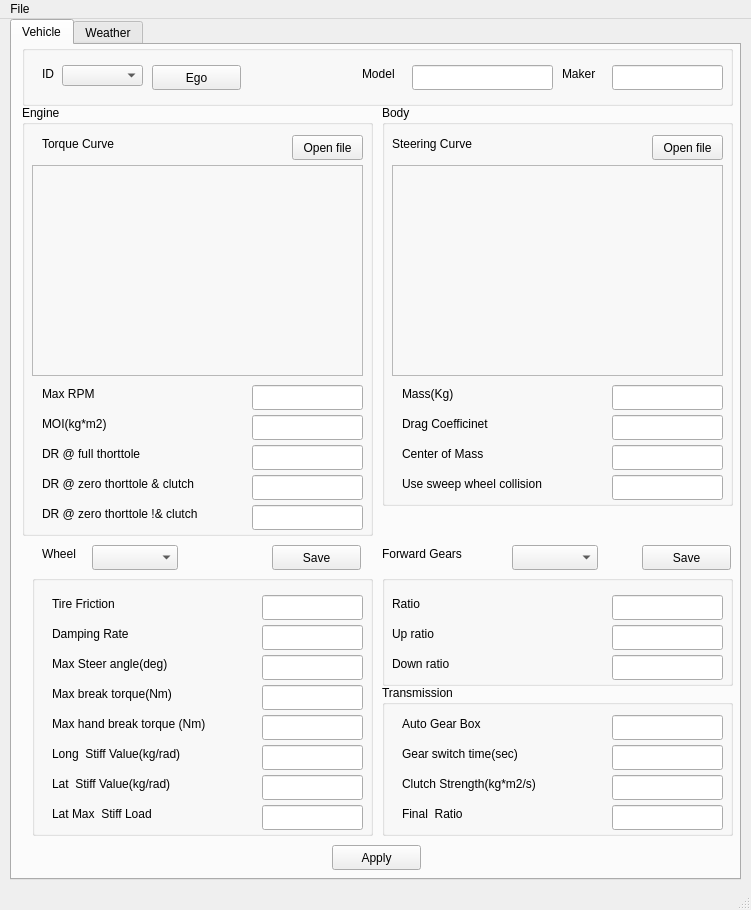
<?xml version="1.0" encoding="UTF-8"?>
<ui version="4.0">
 <class>MainWindow</class>
 <widget class="QMainWindow" name="MainWindow">
  <property name="geometry">
   <rect>
    <x>0</x>
    <y>0</y>
    <width>751</width>
    <height>910</height>
   </rect>
  </property>
  <property name="windowTitle">
   <string>Control DashBoard</string>
  </property>
  <widget class="QWidget" name="centralwidget">
   <widget class="QTabWidget" name="TABS">
    <property name="geometry">
     <rect>
      <x>10</x>
      <y>0</y>
      <width>731</width>
      <height>861</height>
     </rect>
    </property>
    <property name="currentIndex">
     <number>0</number>
    </property>
    <widget class="QWidget" name="tab_vehicle">
     <attribute name="title">
      <string>Vehicle</string>
     </attribute>
     <widget class="QGroupBox" name="groupBox">
      <property name="geometry">
       <rect>
        <x>10</x>
        <y>60</y>
        <width>351</width>
        <height>431</height>
       </rect>
      </property>
      <property name="title">
       <string>Engine</string>
      </property>
      <widget class="QLabel" name="label">
       <property name="geometry">
        <rect>
         <x>20</x>
         <y>30</y>
         <width>101</width>
         <height>17</height>
        </rect>
       </property>
       <property name="text">
        <string>Torque Curve</string>
       </property>
      </widget>
      <widget class="QPushButton" name="VEPB_torque">
       <property name="geometry">
        <rect>
         <x>270</x>
         <y>30</y>
         <width>71</width>
         <height>25</height>
        </rect>
       </property>
       <property name="text">
        <string>Open file</string>
       </property>
      </widget>
      <widget class="QLineEdit" name="VELE_mrpm">
       <property name="geometry">
        <rect>
         <x>230</x>
         <y>280</y>
         <width>111</width>
         <height>25</height>
        </rect>
       </property>
       <property name="text">
        <string/>
       </property>
      </widget>
      <widget class="QLabel" name="label_2">
       <property name="geometry">
        <rect>
         <x>20</x>
         <y>280</y>
         <width>101</width>
         <height>17</height>
        </rect>
       </property>
       <property name="text">
        <string>Max RPM</string>
       </property>
      </widget>
      <widget class="QLineEdit" name="VELE_moi">
       <property name="geometry">
        <rect>
         <x>230</x>
         <y>310</y>
         <width>111</width>
         <height>25</height>
        </rect>
       </property>
       <property name="text">
        <string/>
       </property>
      </widget>
      <widget class="QLabel" name="label_3">
       <property name="geometry">
        <rect>
         <x>20</x>
         <y>310</y>
         <width>101</width>
         <height>17</height>
        </rect>
       </property>
       <property name="text">
        <string>MOI(kg*m2)</string>
       </property>
      </widget>
      <widget class="QLineEdit" name="VELE_drft">
       <property name="geometry">
        <rect>
         <x>230</x>
         <y>340</y>
         <width>111</width>
         <height>25</height>
        </rect>
       </property>
       <property name="text">
        <string/>
       </property>
      </widget>
      <widget class="QLineEdit" name="VELE_drztc">
       <property name="geometry">
        <rect>
         <x>230</x>
         <y>370</y>
         <width>111</width>
         <height>25</height>
        </rect>
       </property>
       <property name="text">
        <string/>
       </property>
      </widget>
      <widget class="QLabel" name="label_7">
       <property name="geometry">
        <rect>
         <x>20</x>
         <y>340</y>
         <width>131</width>
         <height>17</height>
        </rect>
       </property>
       <property name="text">
        <string>DR @ full thorttole</string>
       </property>
      </widget>
      <widget class="QLabel" name="label_8">
       <property name="geometry">
        <rect>
         <x>20</x>
         <y>370</y>
         <width>201</width>
         <height>17</height>
        </rect>
       </property>
       <property name="text">
        <string>DR @ zero thorttole &amp; clutch</string>
       </property>
      </widget>
      <widget class="QLineEdit" name="VELE_drztnc">
       <property name="geometry">
        <rect>
         <x>230</x>
         <y>400</y>
         <width>111</width>
         <height>25</height>
        </rect>
       </property>
       <property name="text">
        <string/>
       </property>
      </widget>
      <widget class="QLabel" name="label_9">
       <property name="geometry">
        <rect>
         <x>20</x>
         <y>400</y>
         <width>201</width>
         <height>17</height>
        </rect>
       </property>
       <property name="text">
        <string>DR @ zero thorttole !&amp; clutch</string>
       </property>
      </widget>
      <widget class="QFrame" name="VFRM_Eng_torq">
       <property name="geometry">
        <rect>
         <x>10</x>
         <y>60</y>
         <width>331</width>
         <height>211</height>
        </rect>
       </property>
       <property name="frameShape">
        <enum>QFrame::StyledPanel</enum>
       </property>
       <property name="frameShadow">
        <enum>QFrame::Raised</enum>
       </property>
      </widget>
     </widget>
     <widget class="QGroupBox" name="groupBox_3">
      <property name="geometry">
       <rect>
        <x>370</x>
        <y>60</y>
        <width>351</width>
        <height>401</height>
       </rect>
      </property>
      <property name="title">
       <string>Body</string>
      </property>
      <widget class="QLineEdit" name="VBPB_ms">
       <property name="geometry">
        <rect>
         <x>230</x>
         <y>280</y>
         <width>111</width>
         <height>25</height>
        </rect>
       </property>
       <property name="text">
        <string/>
       </property>
      </widget>
      <widget class="QLabel" name="label_15">
       <property name="geometry">
        <rect>
         <x>20</x>
         <y>280</y>
         <width>201</width>
         <height>17</height>
        </rect>
       </property>
       <property name="text">
        <string>Mass(Kg)</string>
       </property>
      </widget>
      <widget class="QLabel" name="label_16">
       <property name="geometry">
        <rect>
         <x>20</x>
         <y>310</y>
         <width>201</width>
         <height>17</height>
        </rect>
       </property>
       <property name="text">
        <string>Drag Coefficinet</string>
       </property>
      </widget>
      <widget class="QLineEdit" name="VBPB_dc">
       <property name="geometry">
        <rect>
         <x>230</x>
         <y>310</y>
         <width>111</width>
         <height>25</height>
        </rect>
       </property>
       <property name="text">
        <string/>
       </property>
      </widget>
      <widget class="QLineEdit" name="VBPB_com">
       <property name="geometry">
        <rect>
         <x>230</x>
         <y>340</y>
         <width>111</width>
         <height>25</height>
        </rect>
       </property>
       <property name="text">
        <string/>
       </property>
      </widget>
      <widget class="QLabel" name="label_17">
       <property name="geometry">
        <rect>
         <x>20</x>
         <y>340</y>
         <width>201</width>
         <height>17</height>
        </rect>
       </property>
       <property name="text">
        <string>Center of Mass</string>
       </property>
      </widget>
      <widget class="QLabel" name="label_18">
       <property name="geometry">
        <rect>
         <x>20</x>
         <y>370</y>
         <width>201</width>
         <height>17</height>
        </rect>
       </property>
       <property name="text">
        <string>Use sweep wheel collision</string>
       </property>
      </widget>
      <widget class="QLineEdit" name="VBPB_swc">
       <property name="geometry">
        <rect>
         <x>230</x>
         <y>370</y>
         <width>111</width>
         <height>25</height>
        </rect>
       </property>
       <property name="text">
        <string/>
       </property>
      </widget>
      <widget class="QFrame" name="VFRM_body_steer">
       <property name="geometry">
        <rect>
         <x>10</x>
         <y>60</y>
         <width>331</width>
         <height>211</height>
        </rect>
       </property>
       <property name="frameShape">
        <enum>QFrame::StyledPanel</enum>
       </property>
       <property name="frameShadow">
        <enum>QFrame::Raised</enum>
       </property>
      </widget>
      <widget class="QLabel" name="label_19">
       <property name="geometry">
        <rect>
         <x>10</x>
         <y>30</y>
         <width>101</width>
         <height>17</height>
        </rect>
       </property>
       <property name="text">
        <string>Steering Curve</string>
       </property>
      </widget>
      <widget class="QPushButton" name="VBPB_sc">
       <property name="geometry">
        <rect>
         <x>270</x>
         <y>30</y>
         <width>71</width>
         <height>25</height>
        </rect>
       </property>
       <property name="text">
        <string>Open file</string>
       </property>
      </widget>
     </widget>
     <widget class="QGroupBox" name="groupBox_4">
      <property name="geometry">
       <rect>
        <x>20</x>
        <y>530</y>
        <width>341</width>
        <height>261</height>
       </rect>
      </property>
      <property name="title">
       <string/>
      </property>
      <widget class="QLineEdit" name="VWLE_dr">
       <property name="geometry">
        <rect>
         <x>230</x>
         <y>50</y>
         <width>101</width>
         <height>25</height>
        </rect>
       </property>
       <property name="text">
        <string/>
       </property>
      </widget>
      <widget class="QLabel" name="label_20">
       <property name="geometry">
        <rect>
         <x>20</x>
         <y>50</y>
         <width>201</width>
         <height>17</height>
        </rect>
       </property>
       <property name="text">
        <string>Damping Rate</string>
       </property>
      </widget>
      <widget class="QLabel" name="label_21">
       <property name="geometry">
        <rect>
         <x>20</x>
         <y>80</y>
         <width>201</width>
         <height>17</height>
        </rect>
       </property>
       <property name="text">
        <string>Max Steer angle(deg)</string>
       </property>
      </widget>
      <widget class="QLineEdit" name="VWLE_msa">
       <property name="geometry">
        <rect>
         <x>230</x>
         <y>80</y>
         <width>101</width>
         <height>25</height>
        </rect>
       </property>
       <property name="text">
        <string/>
       </property>
      </widget>
      <widget class="QLineEdit" name="VWLE_mbt">
       <property name="geometry">
        <rect>
         <x>230</x>
         <y>110</y>
         <width>101</width>
         <height>25</height>
        </rect>
       </property>
       <property name="text">
        <string/>
       </property>
      </widget>
      <widget class="QLabel" name="label_22">
       <property name="geometry">
        <rect>
         <x>20</x>
         <y>110</y>
         <width>201</width>
         <height>17</height>
        </rect>
       </property>
       <property name="text">
        <string>Max break torque(Nm)</string>
       </property>
      </widget>
      <widget class="QLabel" name="label_23">
       <property name="geometry">
        <rect>
         <x>20</x>
         <y>140</y>
         <width>201</width>
         <height>17</height>
        </rect>
       </property>
       <property name="text">
        <string>Max hand break torque (Nm)</string>
       </property>
      </widget>
      <widget class="QLineEdit" name="VWLE_mhbt">
       <property name="geometry">
        <rect>
         <x>230</x>
         <y>140</y>
         <width>101</width>
         <height>25</height>
        </rect>
       </property>
       <property name="text">
        <string/>
       </property>
      </widget>
      <widget class="QLabel" name="label_24">
       <property name="geometry">
        <rect>
         <x>20</x>
         <y>20</y>
         <width>101</width>
         <height>17</height>
        </rect>
       </property>
       <property name="text">
        <string>Tire Friction</string>
       </property>
      </widget>
      <widget class="QLineEdit" name="VWLE_tf">
       <property name="geometry">
        <rect>
         <x>230</x>
         <y>20</y>
         <width>101</width>
         <height>25</height>
        </rect>
       </property>
       <property name="text">
        <string/>
       </property>
      </widget>
      <widget class="QLabel" name="label_25">
       <property name="geometry">
        <rect>
         <x>20</x>
         <y>170</y>
         <width>211</width>
         <height>17</height>
        </rect>
       </property>
       <property name="text">
        <string>Long  Stiff Value(kg/rad)</string>
       </property>
      </widget>
      <widget class="QLineEdit" name="VWLE_lgsv">
       <property name="geometry">
        <rect>
         <x>230</x>
         <y>170</y>
         <width>101</width>
         <height>25</height>
        </rect>
       </property>
       <property name="text">
        <string/>
       </property>
      </widget>
      <widget class="QLabel" name="label_26">
       <property name="geometry">
        <rect>
         <x>20</x>
         <y>200</y>
         <width>201</width>
         <height>17</height>
        </rect>
       </property>
       <property name="text">
        <string>Lat  Stiff Value(kg/rad)</string>
       </property>
      </widget>
      <widget class="QLineEdit" name="VWLE_ltsv">
       <property name="geometry">
        <rect>
         <x>230</x>
         <y>200</y>
         <width>101</width>
         <height>25</height>
        </rect>
       </property>
       <property name="text">
        <string/>
       </property>
      </widget>
      <widget class="QLabel" name="label_27">
       <property name="geometry">
        <rect>
         <x>20</x>
         <y>230</y>
         <width>201</width>
         <height>17</height>
        </rect>
       </property>
       <property name="text">
        <string>Lat Max  Stiff Load</string>
       </property>
      </widget>
      <widget class="QLineEdit" name="VWLE_ltmsl">
       <property name="geometry">
        <rect>
         <x>230</x>
         <y>230</y>
         <width>101</width>
         <height>25</height>
        </rect>
       </property>
       <property name="text">
        <string/>
       </property>
      </widget>
     </widget>
     <widget class="QGroupBox" name="groupBox_5">
      <property name="geometry">
       <rect>
        <x>10</x>
        <y>0</y>
        <width>711</width>
        <height>61</height>
       </rect>
      </property>
      <property name="title">
       <string/>
      </property>
      <widget class="QLabel" name="label_13">
       <property name="geometry">
        <rect>
         <x>340</x>
         <y>20</y>
         <width>51</width>
         <height>17</height>
        </rect>
       </property>
       <property name="text">
        <string>Model</string>
       </property>
      </widget>
      <widget class="QLineEdit" name="VLE_model">
       <property name="geometry">
        <rect>
         <x>390</x>
         <y>20</y>
         <width>141</width>
         <height>25</height>
        </rect>
       </property>
       <property name="text">
        <string/>
       </property>
      </widget>
      <widget class="QLineEdit" name="VLE_maker">
       <property name="geometry">
        <rect>
         <x>590</x>
         <y>20</y>
         <width>111</width>
         <height>25</height>
        </rect>
       </property>
      </widget>
      <widget class="QLabel" name="label_28">
       <property name="geometry">
        <rect>
         <x>540</x>
         <y>20</y>
         <width>41</width>
         <height>17</height>
        </rect>
       </property>
       <property name="text">
        <string>Maker</string>
       </property>
      </widget>
      <widget class="QComboBox" name="VCB_id">
       <property name="geometry">
        <rect>
         <x>40</x>
         <y>20</y>
         <width>81</width>
         <height>21</height>
        </rect>
       </property>
      </widget>
      <widget class="QLabel" name="label_29">
       <property name="geometry">
        <rect>
         <x>20</x>
         <y>20</y>
         <width>21</width>
         <height>17</height>
        </rect>
       </property>
       <property name="text">
        <string>ID</string>
       </property>
      </widget>
      <widget class="QPushButton" name="VPB_Ego">
       <property name="geometry">
        <rect>
         <x>130</x>
         <y>20</y>
         <width>89</width>
         <height>25</height>
        </rect>
       </property>
       <property name="text">
        <string>Ego</string>
       </property>
      </widget>
     </widget>
     <widget class="QPushButton" name="VPB_apply">
      <property name="geometry">
       <rect>
        <x>320</x>
        <y>800</y>
        <width>89</width>
        <height>25</height>
       </rect>
      </property>
      <property name="text">
       <string>Apply</string>
      </property>
     </widget>
     <widget class="QComboBox" name="VCB_wheels">
      <property name="geometry">
       <rect>
        <x>80</x>
        <y>500</y>
        <width>86</width>
        <height>25</height>
       </rect>
      </property>
     </widget>
     <widget class="QLabel" name="label_30">
      <property name="geometry">
       <rect>
        <x>30</x>
        <y>500</y>
        <width>51</width>
        <height>17</height>
       </rect>
      </property>
      <property name="text">
       <string>Wheel</string>
      </property>
     </widget>
     <widget class="QPushButton" name="VPB_save_wheel">
      <property name="geometry">
       <rect>
        <x>260</x>
        <y>500</y>
        <width>89</width>
        <height>25</height>
       </rect>
      </property>
      <property name="text">
       <string>Save</string>
      </property>
     </widget>
     <widget class="QGroupBox" name="groupBox_2">
      <property name="geometry">
       <rect>
        <x>370</x>
        <y>640</y>
        <width>351</width>
        <height>151</height>
       </rect>
      </property>
      <property name="title">
       <string>Transmission</string>
      </property>
      <widget class="QLineEdit" name="VTLE_agb">
       <property name="geometry">
        <rect>
         <x>230</x>
         <y>30</y>
         <width>111</width>
         <height>25</height>
        </rect>
       </property>
       <property name="text">
        <string/>
       </property>
      </widget>
      <widget class="QLabel" name="label_10">
       <property name="geometry">
        <rect>
         <x>20</x>
         <y>30</y>
         <width>201</width>
         <height>17</height>
        </rect>
       </property>
       <property name="text">
        <string>Auto Gear Box</string>
       </property>
      </widget>
      <widget class="QLabel" name="label_11">
       <property name="geometry">
        <rect>
         <x>20</x>
         <y>60</y>
         <width>201</width>
         <height>17</height>
        </rect>
       </property>
       <property name="text">
        <string>Gear switch time(sec)</string>
       </property>
      </widget>
      <widget class="QLineEdit" name="VTLE_gst">
       <property name="geometry">
        <rect>
         <x>230</x>
         <y>60</y>
         <width>111</width>
         <height>25</height>
        </rect>
       </property>
       <property name="text">
        <string/>
       </property>
      </widget>
      <widget class="QLineEdit" name="VTLE_cs">
       <property name="geometry">
        <rect>
         <x>230</x>
         <y>90</y>
         <width>111</width>
         <height>25</height>
        </rect>
       </property>
       <property name="text">
        <string/>
       </property>
      </widget>
      <widget class="QLabel" name="label_12">
       <property name="geometry">
        <rect>
         <x>20</x>
         <y>90</y>
         <width>201</width>
         <height>17</height>
        </rect>
       </property>
       <property name="text">
        <string>Clutch Strength(kg*m2/s)</string>
       </property>
      </widget>
      <widget class="QLabel" name="label_5">
       <property name="geometry">
        <rect>
         <x>20</x>
         <y>120</y>
         <width>201</width>
         <height>17</height>
        </rect>
       </property>
       <property name="text">
        <string>Final  Ratio</string>
       </property>
      </widget>
      <widget class="QLineEdit" name="VTLE_fgr">
       <property name="geometry">
        <rect>
         <x>230</x>
         <y>120</y>
         <width>111</width>
         <height>25</height>
        </rect>
       </property>
       <property name="text">
        <string/>
       </property>
      </widget>
     </widget>
     <widget class="QLabel" name="label_14">
      <property name="geometry">
       <rect>
        <x>370</x>
        <y>500</y>
        <width>111</width>
        <height>17</height>
       </rect>
      </property>
      <property name="text">
       <string>Forward Gears</string>
      </property>
     </widget>
     <widget class="QComboBox" name="VCB_gears">
      <property name="geometry">
       <rect>
        <x>500</x>
        <y>500</y>
        <width>86</width>
        <height>25</height>
       </rect>
      </property>
      <property name="frame">
       <bool>true</bool>
      </property>
     </widget>
     <widget class="QPushButton" name="VPB_save_gear">
      <property name="geometry">
       <rect>
        <x>630</x>
        <y>500</y>
        <width>89</width>
        <height>25</height>
       </rect>
      </property>
      <property name="text">
       <string>Save</string>
      </property>
     </widget>
     <widget class="QGroupBox" name="groupBox_6">
      <property name="geometry">
       <rect>
        <x>370</x>
        <y>530</y>
        <width>351</width>
        <height>111</height>
       </rect>
      </property>
      <property name="title">
       <string/>
      </property>
      <widget class="QLabel" name="label_45">
       <property name="geometry">
        <rect>
         <x>10</x>
         <y>80</y>
         <width>201</width>
         <height>17</height>
        </rect>
       </property>
       <property name="text">
        <string>Down ratio</string>
       </property>
      </widget>
      <widget class="QLineEdit" name="VTLE_fg_up_ratio">
       <property name="geometry">
        <rect>
         <x>230</x>
         <y>50</y>
         <width>111</width>
         <height>25</height>
        </rect>
       </property>
       <property name="text">
        <string/>
       </property>
      </widget>
      <widget class="QLabel" name="label_44">
       <property name="geometry">
        <rect>
         <x>10</x>
         <y>50</y>
         <width>201</width>
         <height>17</height>
        </rect>
       </property>
       <property name="text">
        <string>Up ratio</string>
       </property>
      </widget>
      <widget class="QLineEdit" name="VTLE_fg_down_ratio">
       <property name="geometry">
        <rect>
         <x>230</x>
         <y>80</y>
         <width>111</width>
         <height>25</height>
        </rect>
       </property>
       <property name="text">
        <string/>
       </property>
      </widget>
      <widget class="QLineEdit" name="VTLE_fg_ratio">
       <property name="geometry">
        <rect>
         <x>230</x>
         <y>20</y>
         <width>111</width>
         <height>25</height>
        </rect>
       </property>
       <property name="text">
        <string/>
       </property>
      </widget>
      <widget class="QLabel" name="label_43">
       <property name="geometry">
        <rect>
         <x>10</x>
         <y>20</y>
         <width>201</width>
         <height>17</height>
        </rect>
       </property>
       <property name="text">
        <string>Ratio</string>
       </property>
      </widget>
     </widget>
    </widget>
    <widget class="QWidget" name="tab_weather">
     <attribute name="title">
      <string>Weather</string>
     </attribute>
     <widget class="QSlider" name="WHS_cloudiness">
      <property name="geometry">
       <rect>
        <x>210</x>
        <y>40</y>
        <width>251</width>
        <height>16</height>
       </rect>
      </property>
      <property name="orientation">
       <enum>Qt::Horizontal</enum>
      </property>
     </widget>
     <widget class="QLabel" name="label_4">
      <property name="geometry">
       <rect>
        <x>20</x>
        <y>40</y>
        <width>91</width>
        <height>17</height>
       </rect>
      </property>
      <property name="text">
       <string>cloudiness</string>
      </property>
     </widget>
     <widget class="QLabel" name="label_6">
      <property name="geometry">
       <rect>
        <x>20</x>
        <y>70</y>
        <width>91</width>
        <height>17</height>
       </rect>
      </property>
      <property name="text">
       <string>precipitation</string>
      </property>
     </widget>
     <widget class="QSlider" name="WHS_precipitation">
      <property name="geometry">
       <rect>
        <x>210</x>
        <y>70</y>
        <width>251</width>
        <height>16</height>
       </rect>
      </property>
      <property name="orientation">
       <enum>Qt::Horizontal</enum>
      </property>
     </widget>
     <widget class="QLabel" name="label_31">
      <property name="geometry">
       <rect>
        <x>20</x>
        <y>100</y>
        <width>161</width>
        <height>17</height>
       </rect>
      </property>
      <property name="text">
       <string>precipitation_deposits</string>
      </property>
     </widget>
     <widget class="QSlider" name="WHS_precipitation_deposits">
      <property name="geometry">
       <rect>
        <x>210</x>
        <y>100</y>
        <width>251</width>
        <height>16</height>
       </rect>
      </property>
      <property name="orientation">
       <enum>Qt::Horizontal</enum>
      </property>
     </widget>
     <widget class="QLabel" name="label_32">
      <property name="geometry">
       <rect>
        <x>20</x>
        <y>130</y>
        <width>161</width>
        <height>17</height>
       </rect>
      </property>
      <property name="text">
       <string>wind_intensity</string>
      </property>
     </widget>
     <widget class="QSlider" name="WHS_wind_intensity">
      <property name="geometry">
       <rect>
        <x>210</x>
        <y>130</y>
        <width>251</width>
        <height>16</height>
       </rect>
      </property>
      <property name="orientation">
       <enum>Qt::Horizontal</enum>
      </property>
     </widget>
     <widget class="QLabel" name="label_33">
      <property name="geometry">
       <rect>
        <x>20</x>
        <y>160</y>
        <width>161</width>
        <height>17</height>
       </rect>
      </property>
      <property name="text">
       <string>sun_azimuth_angle</string>
      </property>
     </widget>
     <widget class="QSlider" name="WHS_sun_azimuth_angle">
      <property name="geometry">
       <rect>
        <x>210</x>
        <y>160</y>
        <width>251</width>
        <height>16</height>
       </rect>
      </property>
      <property name="orientation">
       <enum>Qt::Horizontal</enum>
      </property>
     </widget>
     <widget class="QLabel" name="label_34">
      <property name="geometry">
       <rect>
        <x>20</x>
        <y>190</y>
        <width>161</width>
        <height>17</height>
       </rect>
      </property>
      <property name="text">
       <string>sun_altitude_angle</string>
      </property>
     </widget>
     <widget class="QSlider" name="WHS_sun_altitude_angle">
      <property name="geometry">
       <rect>
        <x>210</x>
        <y>190</y>
        <width>251</width>
        <height>16</height>
       </rect>
      </property>
      <property name="orientation">
       <enum>Qt::Horizontal</enum>
      </property>
     </widget>
     <widget class="QLabel" name="label_35">
      <property name="geometry">
       <rect>
        <x>20</x>
        <y>220</y>
        <width>161</width>
        <height>17</height>
       </rect>
      </property>
      <property name="text">
       <string>fog_density</string>
      </property>
     </widget>
     <widget class="QSlider" name="WHS_fog_density">
      <property name="geometry">
       <rect>
        <x>210</x>
        <y>220</y>
        <width>251</width>
        <height>16</height>
       </rect>
      </property>
      <property name="orientation">
       <enum>Qt::Horizontal</enum>
      </property>
     </widget>
     <widget class="QLabel" name="label_36">
      <property name="geometry">
       <rect>
        <x>20</x>
        <y>250</y>
        <width>161</width>
        <height>17</height>
       </rect>
      </property>
      <property name="text">
       <string>fog_distance</string>
      </property>
     </widget>
     <widget class="QSlider" name="WHS_fog_distance">
      <property name="geometry">
       <rect>
        <x>210</x>
        <y>250</y>
        <width>251</width>
        <height>16</height>
       </rect>
      </property>
      <property name="orientation">
       <enum>Qt::Horizontal</enum>
      </property>
     </widget>
     <widget class="QLabel" name="label_37">
      <property name="geometry">
       <rect>
        <x>20</x>
        <y>280</y>
        <width>161</width>
        <height>17</height>
       </rect>
      </property>
      <property name="text">
       <string>wetness</string>
      </property>
     </widget>
     <widget class="QSlider" name="WHS_wetness">
      <property name="geometry">
       <rect>
        <x>210</x>
        <y>280</y>
        <width>251</width>
        <height>16</height>
       </rect>
      </property>
      <property name="orientation">
       <enum>Qt::Horizontal</enum>
      </property>
     </widget>
     <widget class="QLabel" name="label_38">
      <property name="geometry">
       <rect>
        <x>20</x>
        <y>310</y>
        <width>161</width>
        <height>17</height>
       </rect>
      </property>
      <property name="text">
       <string>fog_falloff</string>
      </property>
     </widget>
     <widget class="QSlider" name="WHS_fog_falloff">
      <property name="geometry">
       <rect>
        <x>210</x>
        <y>310</y>
        <width>251</width>
        <height>16</height>
       </rect>
      </property>
      <property name="orientation">
       <enum>Qt::Horizontal</enum>
      </property>
     </widget>
     <widget class="QLabel" name="label_39">
      <property name="geometry">
       <rect>
        <x>20</x>
        <y>340</y>
        <width>161</width>
        <height>17</height>
       </rect>
      </property>
      <property name="text">
       <string>scattering_intensity</string>
      </property>
     </widget>
     <widget class="QSlider" name="WHS_scattering_intensity">
      <property name="geometry">
       <rect>
        <x>210</x>
        <y>340</y>
        <width>251</width>
        <height>16</height>
       </rect>
      </property>
      <property name="orientation">
       <enum>Qt::Horizontal</enum>
      </property>
     </widget>
     <widget class="QLabel" name="label_40">
      <property name="geometry">
       <rect>
        <x>20</x>
        <y>370</y>
        <width>161</width>
        <height>17</height>
       </rect>
      </property>
      <property name="text">
       <string>mie_scattering_scale</string>
      </property>
     </widget>
     <widget class="QSlider" name="WHS_mie_scattering_scale">
      <property name="geometry">
       <rect>
        <x>210</x>
        <y>370</y>
        <width>251</width>
        <height>16</height>
       </rect>
      </property>
      <property name="orientation">
       <enum>Qt::Horizontal</enum>
      </property>
     </widget>
     <widget class="QLabel" name="label_41">
      <property name="geometry">
       <rect>
        <x>20</x>
        <y>400</y>
        <width>181</width>
        <height>17</height>
       </rect>
      </property>
      <property name="text">
       <string>rayleigh_scattering_scale</string>
      </property>
     </widget>
     <widget class="QSlider" name="WHS_rayleigh_scattering_scale">
      <property name="geometry">
       <rect>
        <x>210</x>
        <y>400</y>
        <width>251</width>
        <height>16</height>
       </rect>
      </property>
      <property name="orientation">
       <enum>Qt::Horizontal</enum>
      </property>
     </widget>
     <widget class="QLabel" name="label_42">
      <property name="geometry">
       <rect>
        <x>20</x>
        <y>430</y>
        <width>161</width>
        <height>17</height>
       </rect>
      </property>
      <property name="text">
       <string>dust_storm</string>
      </property>
     </widget>
     <widget class="QSlider" name="WHS_dust_storm">
      <property name="geometry">
       <rect>
        <x>210</x>
        <y>430</y>
        <width>251</width>
        <height>16</height>
       </rect>
      </property>
      <property name="orientation">
       <enum>Qt::Horizontal</enum>
      </property>
     </widget>
     <widget class="QPushButton" name="WPB_apply">
      <property name="geometry">
       <rect>
        <x>300</x>
        <y>510</y>
        <width>89</width>
        <height>25</height>
       </rect>
      </property>
      <property name="text">
       <string>Apply</string>
      </property>
     </widget>
     <widget class="QLCDNumber" name="WLCD_cloudiness">
      <property name="geometry">
       <rect>
        <x>480</x>
        <y>40</y>
        <width>64</width>
        <height>23</height>
       </rect>
      </property>
     </widget>
     <widget class="QPushButton" name="WPB_set_default">
      <property name="geometry">
       <rect>
        <x>200</x>
        <y>510</y>
        <width>89</width>
        <height>25</height>
       </rect>
      </property>
      <property name="text">
       <string>Set Default</string>
      </property>
     </widget>
     <widget class="QLCDNumber" name="WLCD_precipitation">
      <property name="geometry">
       <rect>
        <x>480</x>
        <y>70</y>
        <width>64</width>
        <height>23</height>
       </rect>
      </property>
     </widget>
     <widget class="QLCDNumber" name="WLCD_precipitation_deposits">
      <property name="geometry">
       <rect>
        <x>480</x>
        <y>100</y>
        <width>64</width>
        <height>23</height>
       </rect>
      </property>
     </widget>
     <widget class="QLCDNumber" name="WLCD_wind_intensity">
      <property name="geometry">
       <rect>
        <x>480</x>
        <y>130</y>
        <width>64</width>
        <height>23</height>
       </rect>
      </property>
     </widget>
     <widget class="QLCDNumber" name="WLCD_sun_azimuth_angle">
      <property name="geometry">
       <rect>
        <x>480</x>
        <y>160</y>
        <width>64</width>
        <height>23</height>
       </rect>
      </property>
     </widget>
     <widget class="QLCDNumber" name="WLCD_sun_altitude_angle">
      <property name="geometry">
       <rect>
        <x>480</x>
        <y>190</y>
        <width>64</width>
        <height>23</height>
       </rect>
      </property>
     </widget>
     <widget class="QLCDNumber" name="WLCD_fog_density">
      <property name="geometry">
       <rect>
        <x>480</x>
        <y>220</y>
        <width>64</width>
        <height>23</height>
       </rect>
      </property>
     </widget>
     <widget class="QLCDNumber" name="WLCD_fog_distance">
      <property name="geometry">
       <rect>
        <x>480</x>
        <y>250</y>
        <width>64</width>
        <height>23</height>
       </rect>
      </property>
     </widget>
     <widget class="QLCDNumber" name="WLCD_wetness">
      <property name="geometry">
       <rect>
        <x>480</x>
        <y>280</y>
        <width>64</width>
        <height>23</height>
       </rect>
      </property>
     </widget>
     <widget class="QLCDNumber" name="WLCD_fog_falloff">
      <property name="geometry">
       <rect>
        <x>480</x>
        <y>310</y>
        <width>64</width>
        <height>23</height>
       </rect>
      </property>
     </widget>
     <widget class="QLCDNumber" name="WLCD_scattering_intensity">
      <property name="geometry">
       <rect>
        <x>480</x>
        <y>340</y>
        <width>64</width>
        <height>23</height>
       </rect>
      </property>
     </widget>
     <widget class="QLCDNumber" name="WLCD_mie_scattering_scale">
      <property name="geometry">
       <rect>
        <x>480</x>
        <y>370</y>
        <width>64</width>
        <height>23</height>
       </rect>
      </property>
     </widget>
     <widget class="QLCDNumber" name="WLCD_rayleigh_scattering_scale">
      <property name="geometry">
       <rect>
        <x>480</x>
        <y>400</y>
        <width>64</width>
        <height>23</height>
       </rect>
      </property>
     </widget>
     <widget class="QLCDNumber" name="WLCD_dust_storm">
      <property name="geometry">
       <rect>
        <x>480</x>
        <y>430</y>
        <width>64</width>
        <height>23</height>
       </rect>
      </property>
     </widget>
    </widget>
   </widget>
  </widget>
  <widget class="QMenuBar" name="menubar">
   <property name="geometry">
    <rect>
     <x>0</x>
     <y>0</y>
     <width>751</width>
     <height>22</height>
    </rect>
   </property>
   <widget class="QMenu" name="menuFile">
    <property name="title">
     <string>File</string>
    </property>
    <addaction name="actionNew"/>
    <addaction name="actionOpen"/>
    <addaction name="actionSave"/>
    <addaction name="actionSave_As"/>
    <addaction name="actionExit"/>
   </widget>
   <addaction name="menuFile"/>
  </widget>
  <widget class="QStatusBar" name="statusbar"/>
  <action name="actionNew">
   <property name="text">
    <string>New</string>
   </property>
  </action>
  <action name="actionOpen">
   <property name="text">
    <string>Open</string>
   </property>
  </action>
  <action name="actionSave">
   <property name="text">
    <string>Save</string>
   </property>
  </action>
  <action name="actionSave_As">
   <property name="text">
    <string>Save As</string>
   </property>
  </action>
  <action name="actionExit">
   <property name="text">
    <string>Exit</string>
   </property>
  </action>
 </widget>
 <resources/>
 <connections/>
</ui>
